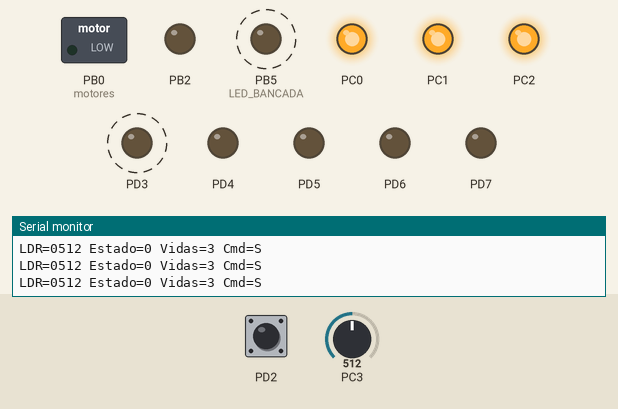
Simulated run of this program. Board: ATmega328P, built with avr-gcc and emulated at 16 MHz. Parts: switched loads named in the program (green lamp = pin HIGH), output pins drawn as LEDs (lit = HIGH), the last lines printed to the serial monitor. Dashed ring = blinking. Inputs (shaded band) come from the test bench; at power-on: PC3 = 512, PD2 HIGH.

Above: at 1.2 s.
1.3 s: PC3 set to 789
3.5 s: PC3 set to 816
At 4.5 s:
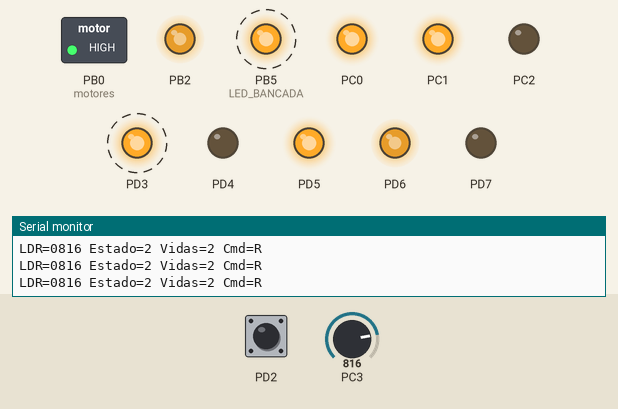
At 6.8 s:
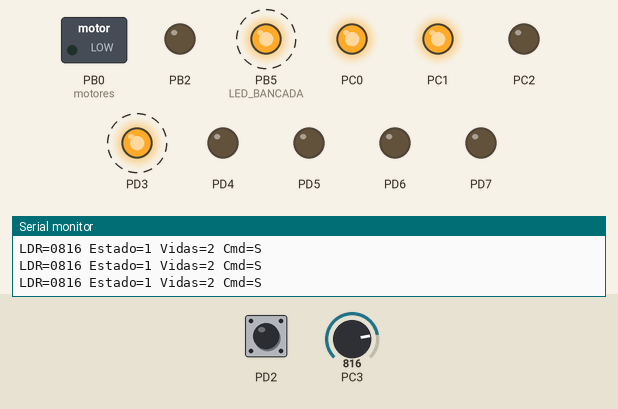
Timing chart, 0 to 12.5 s (numbered marks = the images above; inputs shaded):
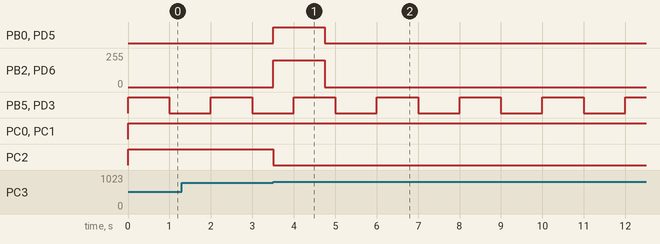

Measured:
- the behaviour switches between 799 and 800 on PC3 (found by bisection; images 0 and 1)
- after the input at 3.5 s, PB0 (motores), PD5: LOW → HIGH at once, → LOW 1.2 s later; PB2, PD6: 0/255 → 200/255 at once, → 0/255 1.2 s later; PC2: HIGH → LOW at once
- by itself, PB5 (LED_BANCADA), PD3: alternates HIGH for 1.0 s and LOW for 1.0 s

The program:

main.c
```c
/**
 * @file main.c
 * @brief Controle do carrinho com ATmega328P a 16 MHz.
 *
 * Motor esquerdo: PWM D6, direção D4/D5.
 * Motor direito:  PWM D10, direção D7/D8.
 * Botão: D2. LEDs de vida: A0, A1 e A2. LDR: A3.
 * UART: D0/RX e D1/TX, 9600 baud.
 */

#define F_CPU 16000000UL

#include <avr/io.h>
#include <avr/interrupt.h>
#include <stdint.h>

#define PWM_MOTORES        200u
#define LDR_LIMIAR         800u
#define LDR_AMOSTRAS_OK    3u

#define TEMPO_SEM_CMD_MS   300UL
#define TEMPO_GIRO_MS      1250UL
#define TEMPO_PAUSA_MS     5000UL
#define DEBOUNCE_MS        200UL
#define INTERVALO_LOG_MS   200UL

#define LEDS_VIDAS  (_BV(PC0) | _BV(PC1) | _BV(PC2))
#define LED_BANCADA PB5
#define UBRR_VAL    ((F_CPU / (16UL * 9600UL)) - 1UL)

typedef enum
{
    CONTROLE  = 0,
    PAUSA     = 1,
    GIRO      = 2,
    ELIMINADO = 3
} estado_t;

static volatile uint32_t tempo_ms = 0;
static volatile uint8_t evento_botao = 0;
static volatile uint8_t ciclo_ativo = 0;
static volatile uint16_t fase_ms = 0;

/** @brief Conta o tempo e sinaliza o ciclo de 1 s ligado e 1 s desligado. */
ISR(TIMER2_COMPA_vect)
{
    tempo_ms++;

    if (ciclo_ativo)
    {
        fase_ms++;

        if (fase_ms == 1000u)
        {
            PORTB &= (uint8_t)~_BV(LED_BANCADA);
        }
        else if (fase_ms >= 2000u)
        {
            fase_ms = 0;
            PORTB |= _BV(LED_BANCADA);
        }
    }
}

/** @brief Registra a borda de descida do botão em D2. */
ISR(INT0_vect)
{
    evento_botao = 1;
}

static uint32_t le_eventos(uint8_t *botao)
{
    uint8_t sreg = SREG;
    cli();

    uint32_t agora = tempo_ms;
    *botao = evento_botao;
    evento_botao = 0;

    SREG = sreg;
    return agora;
}

static void ciclo_bancada(uint8_t ligar)
{
    uint8_t sreg = SREG;
    cli();

    fase_ms = 0;
    ciclo_ativo = ligar;

    if (ligar)
        PORTB |= _BV(LED_BANCADA);
    else
        PORTB &= (uint8_t)~_BV(LED_BANCADA);

    SREG = sreg;
}

/** @brief Mostra as vidas restantes nos LEDs A0, A1 e A2. */
static void mostra_vidas(uint8_t vidas)
{
    uint8_t leds = 0;

    if (vidas >= 1) leds |= _BV(PC0);
    if (vidas >= 2) leds |= _BV(PC1);
    if (vidas >= 3) leds |= _BV(PC2);

    PORTC = (PORTC & (uint8_t)~LEDS_VIDAS) | leds;
}

/**
 * @brief Define o sentido e habilita o PWM de cada motor.
 * @param esquerdo Sentido do canal esquerdo: -1, 0 ou 1.
 * @param direito Sentido do canal direito: -1, 0 ou 1.
 */
static void motores(int8_t esquerdo, int8_t direito)
{
    uint8_t direcao_d = PORTD &
        (uint8_t)~(_BV(PD4) | _BV(PD5) | _BV(PD7));

    if (esquerdo > 0) direcao_d |= _BV(PD4);
    if (esquerdo < 0) direcao_d |= _BV(PD5);
    if (direito > 0)  direcao_d |= _BV(PD7);

    PORTD = direcao_d;

    if (direito < 0)
        PORTB |= _BV(PB0);          // D8
    else
        PORTB &= (uint8_t)~_BV(PB0);

    if (esquerdo != 0)
        TCCR0A |= _BV(COM0A1);      // PWM em D6
    else
        TCCR0A &= (uint8_t)~_BV(COM0A1);

    if (direito != 0)
        TCCR1A |= _BV(COM1B1);      // PWM em D10
    else
        TCCR1A &= (uint8_t)~_BV(COM1B1);
}

/** @brief Aplica o mapeamento da montagem atual do carrinho. */
static uint8_t aplica_comando(uint8_t comando)
{
    switch (comando)
    {
        case 'L': motores( 1,  1); break;
        case 'R': motores(-1, -1); break;
        case 'F': motores(-1,  1); break;
        case 'B': motores( 1, -1); break;
        case 'S': motores( 0,  0); break;
        default: return 0;
    }

    return 1;
}

/** @brief Lê o LDR ligado ao ADC3 (A3). */
static uint16_t le_ldr(void)
{
    ADCSRA |= _BV(ADSC);

    while (ADCSRA & _BV(ADSC))
    {
    }

    return ADC;
}

/** @brief Lê um byte válido do ESP32, ou retorna zero. */
static uint8_t le_comando(void)
{
    uint8_t status = UCSR0A;

    if (!(status & _BV(RXC0)))
        return 0;

    uint8_t dado = UDR0;

    if (status & (_BV(FE0) | _BV(DOR0) | _BV(UPE0)))
        return 0;

    return dado;
}

/** @brief Envia o diagnóstico pela UART, um caractere por vez. */
static void atualiza_log(uint32_t agora, uint16_t ldr, estado_t estado,
                         uint8_t vidas, char comando)
{
    static char linha[] = "LDR=0000 Estado=0 Vidas=0 Cmd=S\r\n";
    static uint8_t pos = sizeof(linha) - 1u;
    static uint32_t anterior = 0;

    if (linha[pos] == '\0' && agora - anterior >= INTERVALO_LOG_MS)
    {
        anterior = agora;

        for (uint8_t i = 0; i < 4; i++)
        {
            linha[7u - i] = (char)('0' + ldr % 10u);
            ldr /= 10u;
        }

        linha[16] = (char)('0' + estado);
        linha[24] = (char)('0' + vidas);
        linha[30] = comando;
        pos = 0;
    }

    if (linha[pos] != '\0' && (UCSR0A & _BV(UDRE0)))
        UDR0 = (uint8_t)linha[pos++];
}

static void configura_hardware(void)
{
    // Ponte H: canais de direção e PWM.
    DDRD |= _BV(PD4) | _BV(PD5) | _BV(PD6) | _BV(PD7);
    DDRB |= _BV(PB0) | _BV(PB2) | _BV(LED_BANCADA);
    PORTD &= (uint8_t)~_BV(PD6);
    PORTB &= (uint8_t)~_BV(PB2);

    // Timer0: Fast PWM de 8 bits em D6 (OC0A).
    TCCR0A = _BV(WGM01) | _BV(WGM00);
    TCCR0B = _BV(CS01) | _BV(CS00);
    OCR0A = PWM_MOTORES;

    // Timer1: PWM de 8 bits com correção de fase em D10 (OC1B).
    TCCR1A = _BV(WGM10);
    TCCR1B = _BV(CS11) | _BV(CS10);
    OCR1B = PWM_MOTORES;

    motores(0, 0);

    // LEDs em A0–A2 e entrada analógica em A3.
    DDRC |= LEDS_VIDAS;
    DDRC &= (uint8_t)~_BV(PC3);
    PORTC &= (uint8_t)~_BV(PC3);
    ADMUX = _BV(REFS0) | _BV(MUX1) | _BV(MUX0);
    ADCSRA = _BV(ADEN) | _BV(ADPS2) | _BV(ADPS1) | _BV(ADPS0);
    DIDR0 = _BV(ADC3D);

    // Botão em D2, com pull-up e interrupção na borda de descida.
    DDRD &= (uint8_t)~_BV(PD2);
    PORTD |= _BV(PD2);
    EICRA = _BV(ISC01);
    EIFR = _BV(INTF0);
    EIMSK = _BV(INT0);

    // Na bancada, o ciclo é mostrado no LED D13.
    PORTD &= (uint8_t)~_BV(PD3);
    DDRD |= _BV(PD3);

    // UART a 9600 baud, 8N1.
    UCSR0A = 0;
    UBRR0H = (uint8_t)(UBRR_VAL >> 8);
    UBRR0L = (uint8_t)UBRR_VAL;
    UCSR0C = _BV(UCSZ01) | _BV(UCSZ00);
    UCSR0B = _BV(RXEN0) | _BV(TXEN0);

    // Timer2 em CTC: interrupção a cada 1 ms.
    TCCR2A = _BV(WGM21);
    TCNT2 = 0;
    OCR2A = 249;
    TIFR2 = _BV(OCF2A);
    TIMSK2 = _BV(OCIE2A);
    TCCR2B = _BV(CS22);
}

int main(void)
{
    estado_t estado = CONTROLE;
    uint8_t vidas = 3;
    uint8_t amostras_altas = 0;
    uint8_t ldr_armado = 1;
    uint16_t leitura = 0;
    char comando_atual = 'S';

    uint32_t ultimo_comando = 0;
    uint32_t ultima_amostra = 0;
    uint32_t inicio_estado = 0;
    uint32_t ultimo_botao = 0UL - DEBOUNCE_MS;

    configura_hardware();
    mostra_vidas(vidas);
    ciclo_bancada(1);
    sei();

    for (;;)
    {
        uint8_t botao;
        uint32_t agora = le_eventos(&botao);
        uint8_t comando = le_comando();

        // O botão pode reiniciar a partida em qualquer estado.
        if (botao && agora - ultimo_botao >= DEBOUNCE_MS)
        {
            ultimo_botao = agora;
            vidas = 3;
            estado = CONTROLE;
            amostras_altas = 0;
            ldr_armado = 1;
            comando_atual = 'S';
            comando = 0;

            ADCSRA |= _BV(ADEN);
            motores(0, 0);
            mostra_vidas(vidas);
            ciclo_bancada(1);
        }

        switch (estado)
        {
            case CONTROLE:
                if (aplica_comando(comando))
                {
                    ultimo_comando = agora;
                    comando_atual = (char)comando;
                }

                if (comando_atual != 'S' &&
                    agora - ultimo_comando >= TEMPO_SEM_CMD_MS)
                {
                    motores(0, 0);
                    comando_atual = 'S';
                }

                if (agora - ultima_amostra >= 1UL)
                {
                    ultima_amostra = agora;
                    leitura = le_ldr();

                    if (leitura < LDR_LIMIAR)
                    {
                        amostras_altas = 0;
                        ldr_armado = 1;
                    }
                    else if (ldr_armado)
                    {
                        amostras_altas++;

                        if (amostras_altas >= LDR_AMOSTRAS_OK)
                        {
                            // Acerto: bloqueia o receptor e apaga uma vida.
                            ADCSRA &= (uint8_t)~_BV(ADEN);
                            ldr_armado = 0;
                            amostras_altas = 0;
                            vidas--;
                            mostra_vidas(vidas);

                            // Cada acerto gera um giro, inclusive o último.
                            aplica_comando('R');
                            comando_atual = 'R';
                            inicio_estado = agora;
                            estado = GIRO;

                            if (vidas == 0)
                                ciclo_bancada(0);
                        }
                    }
                }
                break;

            case GIRO:
                if (agora - inicio_estado >= TEMPO_GIRO_MS)
                {
                    motores(0, 0);
                    comando_atual = 'S';

                    if (vidas == 0)
                    {
                        // Última vida: motores parados e ADC desligado.
                        estado = ELIMINADO;
                    }
                    else
                    {
                        // Os 5 segundos começam após parar os motores.
                        inicio_estado = agora;
                        estado = PAUSA;
                    }
                }
                break;

            case PAUSA:
                if (agora - inicio_estado >= TEMPO_PAUSA_MS)
                {
                    ADCSRA |= _BV(ADEN);
                    estado = CONTROLE;
                }
                break;

            case ELIMINADO:
                // Somente o botão de reinício libera uma nova partida.
                break;
        }
        // Replica no D3 o ciclo de 1 s ligado e 1 s desligado do Timer2.
        if (PORTB & _BV(LED_BANCADA))
        {
            PORTD |= _BV(PD3);
        }
        else
        {
            PORTD &= (uint8_t)~_BV(PD3);
        }
        atualiza_log(agora, leitura, estado, vidas, comando_atual);
    }
}
```
